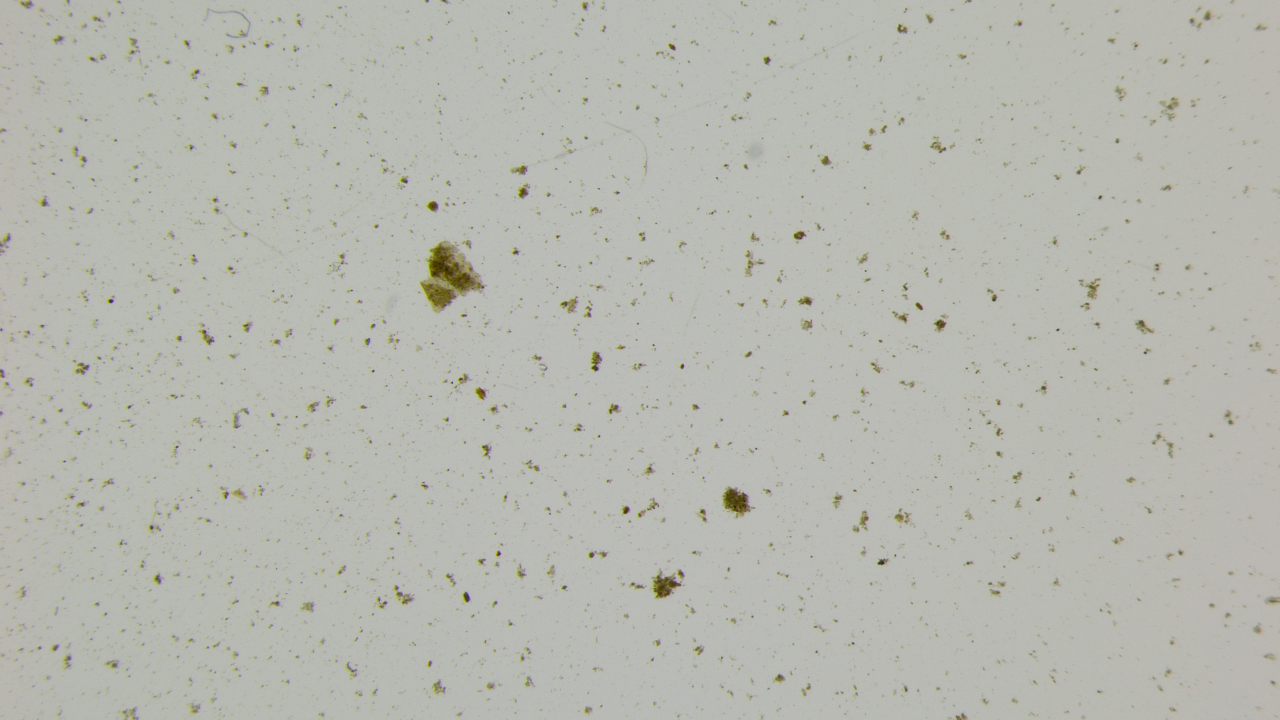
#> input picture data/input/233800-240125051452.jpg, 3840 x 2160 px (shown at 1/3 size); its folder holds only this picture in this run
$ python final.py
#> lines starting #> are read from the running program, lines starting #| are printed output that depends on the picture; after the words box and inside, x2 and y2 are one past the last pixel; in counts of white or black regions, pixels touching at a corner belong together
import cv2
import numpy as np
import matplotlib.pyplot as plt
from mpl_toolkits.axes_grid1.inset_locator import inset_axes
import seaborn as sns
import os
import csv
import scipy.stats as sts


def save_image(image, filename):
    """Save an image to a file."""
    cv2.imwrite(filename, image)

def get_filtered_contours(binary):
    """Get filtered contours based on a binary mask."""
    contours, _ = cv2.findContours(binary, cv2.RETR_EXTERNAL, cv2.CHAIN_APPROX_SIMPLE)
    return [contour for contour in contours if len(contour) >= 5]

def analyze_contours(contours, image, calibration_factor, max_length_mm):
    """Analyze contours, fit ellipses, and filter based on maximum minor axis length."""
    ellipses_image = image.copy()
    grain_lengths = []

    for contour in contours:
        try:
            ellipse = cv2.fitEllipse(contour)
            _, (major_axis, minor_axis), _ = ellipse

            minor_axis_mm = minor_axis * calibration_factor

            if minor_axis_mm <= max_length_mm:
                cv2.ellipse(ellipses_image, ellipse, (255, 0, 0), 2)
                grain_lengths.append(minor_axis_mm)
        except cv2.error:
            pass

    return ellipses_image, grain_lengths

# Ensure output directory exists
output_dir = "data/combo-output/"
os.makedirs(output_dir, exist_ok=True)

# Prepare CSV for results
results_csv_path = os.path.join(output_dir, "results.csv")
with open(results_csv_path, "w", newline="") as csvfile:
    csvwriter = csv.writer(csvfile)
    csvwriter.writerow(["file", "average", "count"])

# Calibration factor and max length in mm
calibration_factor = 0.0039016750486215255
max_length_mm = 0.4

# Store all grain lengths for combined histogram
all_grain_lengths = []

# Process all images in the input directory
input_dir = "data/input/"
for filename in os.listdir(input_dir):
    if filename.startswith("233") and filename.lower().endswith(('.png', '.jpg', '.jpeg', '.bmp', '.tiff')):
        image_path = os.path.join(input_dir, filename)
        image = cv2.imread(image_path)
#> image is the input picture: shape (2160, 3840, 3); mean B, G, R 177.1, 184.8, 183.4

        # Convert to HSV and enhance saturation
        saturation_factor = 1
        hsv_image = cv2.cvtColor(image, cv2.COLOR_BGR2HSV)
#> hsv_image: shape (2160, 3840, 3); mean H, S, V 39, 12.1, 185.4
        hsv_image[:, :, 1] = cv2.multiply(hsv_image[:, :, 1], saturation_factor)
        enhanced_image = cv2.cvtColor(hsv_image, cv2.COLOR_HSV2BGR)

        # Create masks for cyan and red colors
        lower_cyan = (30, 100, 100)
        upper_cyan = (85, 255, 255)
        lower_red = (130, 50, 50)
        upper_red = (200, 255, 255)

        mask_cyan = cv2.inRange(hsv_image, lower_cyan, upper_cyan)
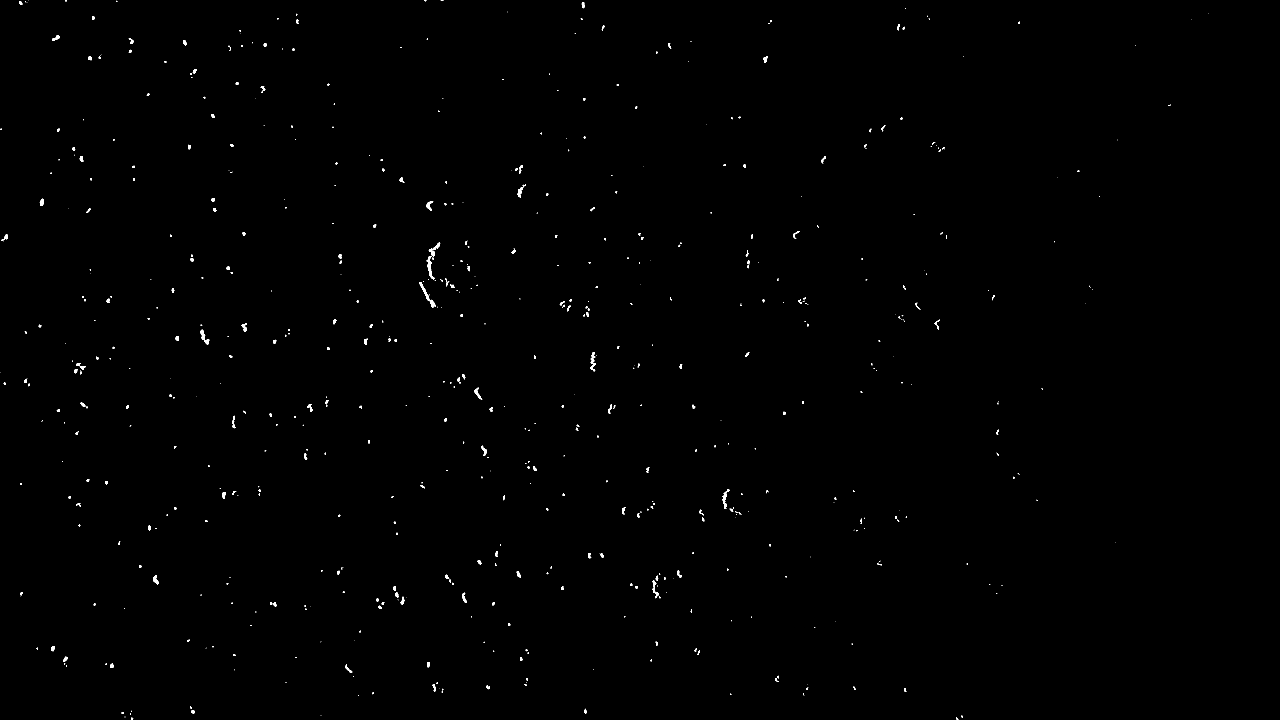
#> mask_cyan: shape (2160, 3840) (shown at 1/3 size); 0.27% white; 634 white regions (335 under 20 px), largest, box (x1, y1, x2, y2) and area: (1280, 746, 1304, 839) 741, (1258, 846, 1308, 922) 630, (601, 989, 628, 1034) 410
        mask_red = cv2.inRange(hsv_image, lower_red, upper_red)
#> mask_red: shape (2160, 3840); 0.1% white; 482 white regions (351 under 20 px), largest, box (x1, y1, x2, y2) and area: (1398, 1778, 1412, 1805) 197, (1304, 606, 1316, 634) 184, (1878, 1519, 1891, 1541) 155
        mask = cv2.bitwise_or(mask_cyan, mask_red)

        # Create color contour image
        color_contour = cv2.bitwise_and(enhanced_image, enhanced_image, mask=mask)
        color_contour[mask == 0] = [0, 0, 0]
        color_contour[mask != 0] = [255, 255, 255]

        # Convert to grayscale and binary
        gray = cv2.cvtColor(image, cv2.COLOR_BGR2GRAY)
        _, binary = cv2.threshold(gray, 128 + 32, 255, cv2.THRESH_BINARY_INV)
#> binary: shape (2160, 3840); 2.4% white; 3382 white regions (2106 under 20 px), largest, box (x1, y1, x2, y2) and area: (1261, 722, 1462, 938) 22977, (2167, 1459, 2266, 1555) 5281, (1954, 1705, 2046, 1797) 4312

        # Save binary image
        base_name, _ = os.path.splitext(filename)
        binary_path = os.path.join(output_dir, f"{base_name}-binary.jpg")
        # save_image(binary, binary_path)

        # Invert the color contour
        inverted_color_contour = cv2.bitwise_not(color_contour)
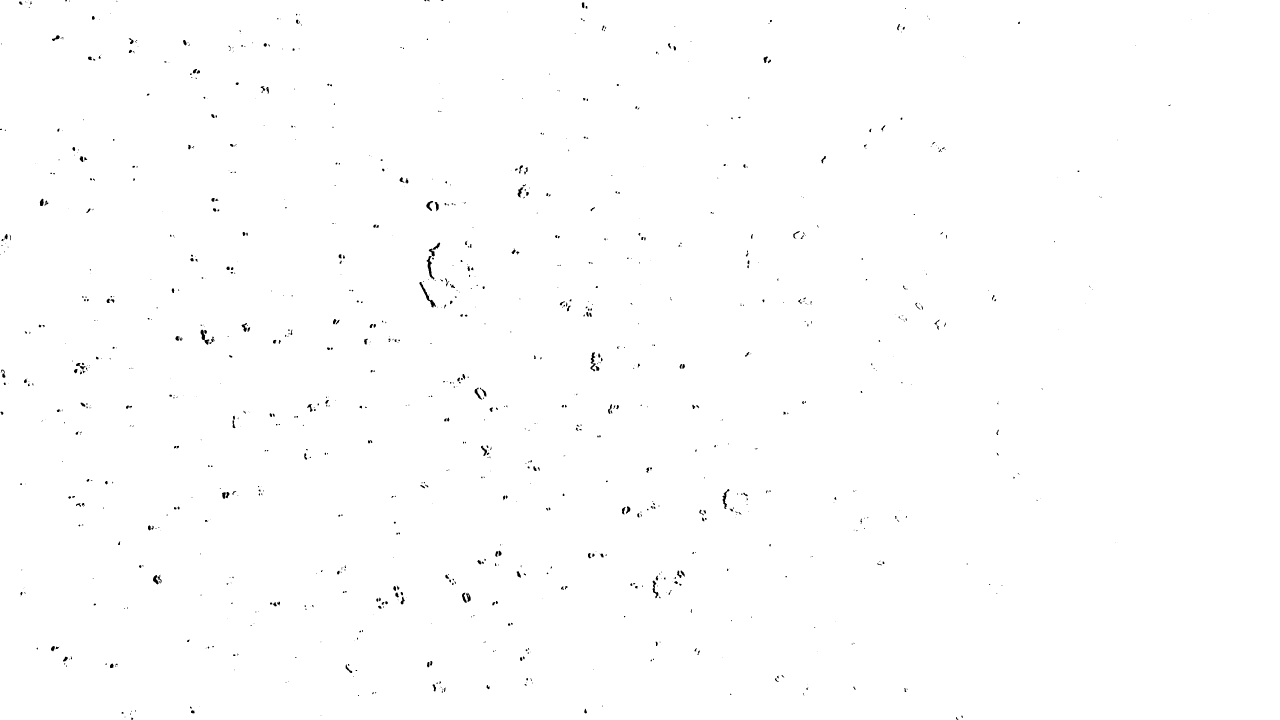
#> inverted_color_contour: shape (2160, 3840, 3) (shown at 1/3 size); 99.6% white; 1116 black regions (686 under 20 px), largest, box (x1, y1, x2, y2) and area: (1280, 746, 1304, 839) 741, (1258, 846, 1308, 922) 630, (601, 989, 628, 1034) 410
        sharpened_binary = cv2.bitwise_and(inverted_color_contour, inverted_color_contour, mask=binary)
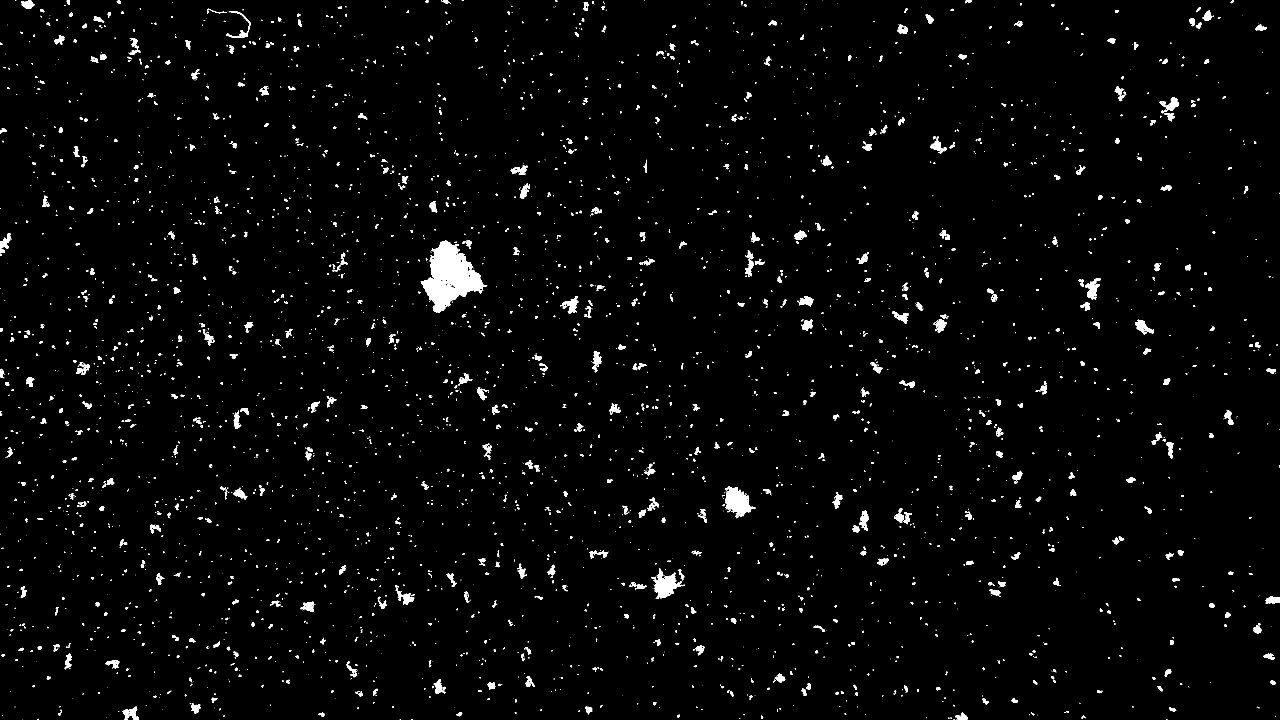
#> sharpened_binary: shape (2160, 3840, 3) (shown at 1/3 size); 2.1% white; 3564 white regions (2275 under 20 px), largest, box (x1, y1, x2, y2) and area: (1262, 722, 1462, 938) 21261, (2175, 1459, 2266, 1555) 4645, (1954, 1705, 2046, 1797) 3757

        # Save contour image
        contour_path = os.path.join(output_dir, f"{base_name}-contour.jpg")
        # save_image(sharpened_binary, contour_path)

        # Convert sharpened_binary to single-channel
        sharpened_binary_gray = cv2.cvtColor(sharpened_binary, cv2.COLOR_BGR2GRAY)
#> sharpened_binary_gray: shape (2160, 3840); 2.1% white; 3564 white regions (2275 under 20 px)

        # Filter contours and analyze them
        filtered_contours = get_filtered_contours(sharpened_binary_gray)
#> in get_filtered_contours, `contours, _ = cv2.findContours(binary, cv2.RETR_EXTERNAL, cv2.CHAIN_AP..`: contours = 3562 contours, 2632 with area under 20; largest, box (x1, y1, x2, y2) and area: (1262, 722, 1462, 938) 21348, (2175, 1459, 2266, 1555) 4506, (1954, 1705, 2046, 1797) 3577, (3256, 835, 3302, 899) 1300, (1680, 889, 1735, 940) 1097
#> filtered_contours = 2228 contours, 1298 with area under 20; largest, box (x1, y1, x2, y2) and area: (1262, 722, 1462, 938) 21348, (2175, 1459, 2266, 1555) 4506, (1954, 1705, 2046, 1797) 3577, (3256, 835, 3302, 899) 1300, (1680, 889, 1735, 940) 1097
        ellipses_image, grain_lengths = analyze_contours(filtered_contours, image, calibration_factor, max_length_mm)
#> the loop in analyze_contours, `for contour in contours:` made 1160 passes
#> (ellipse, major_axis, minor_axis, minor_axis_mm) on passes 1 to 3: (((1235.4, 2158.6), (1.41, 4.56), 51.93), 1.41, 4.56, 0.0178), (((113.3, 2157.6), (2.36, 4.07), 55.75), 2.36, 4.07, 0.0159), (((2852.8, 2153.7), (2.65, 3.51), 128), 2.65, 3.51, 0.0137)
#> after the loop in analyze_contours, `for contour in contours:`:
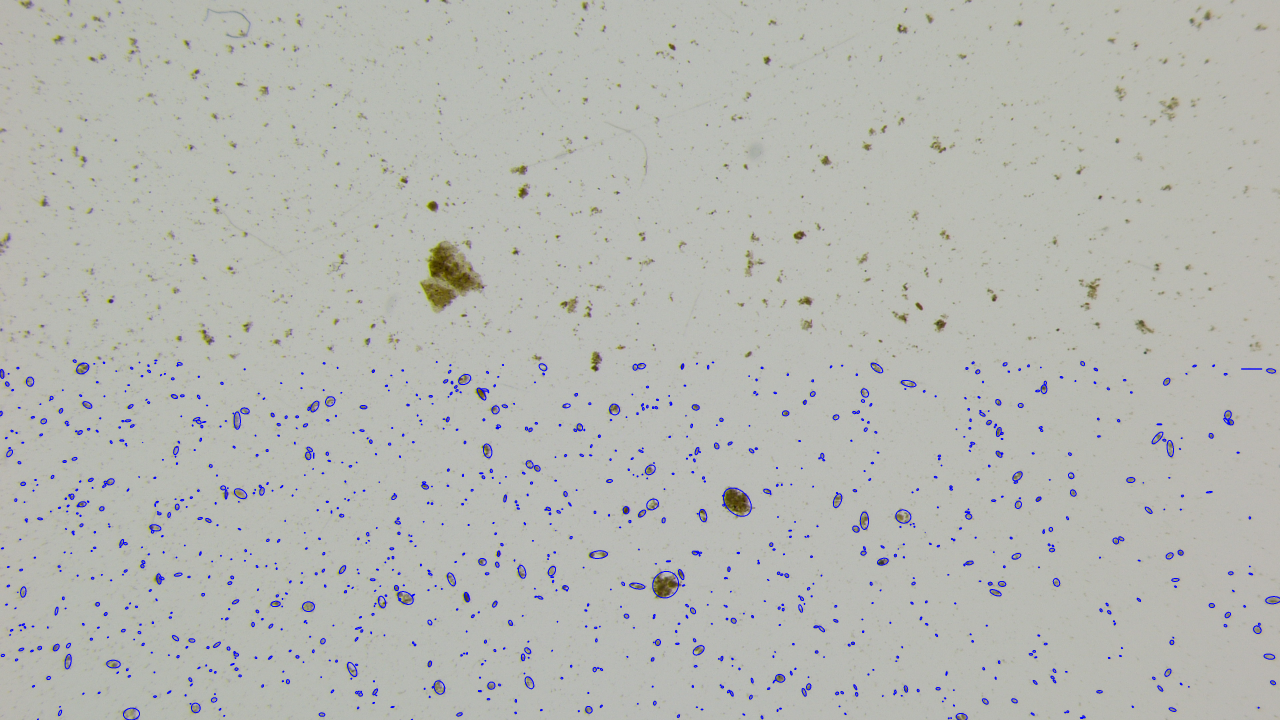
#> ellipses_image: shape (2160, 3840, 3) (shown at 1/3 size); mean B, G, R 178.2, 183.2, 181.8
#> after the loop in analyze_contours, `for contour in contours:`: grain_lengths = 1154 values, max 0.381 at index 729, min 0.000144 at index 867, mean 0.0379
#> (the run stopped early here; a loop or call above may not have finished)

$ run again, on data/input/233801-240125052635.jpg
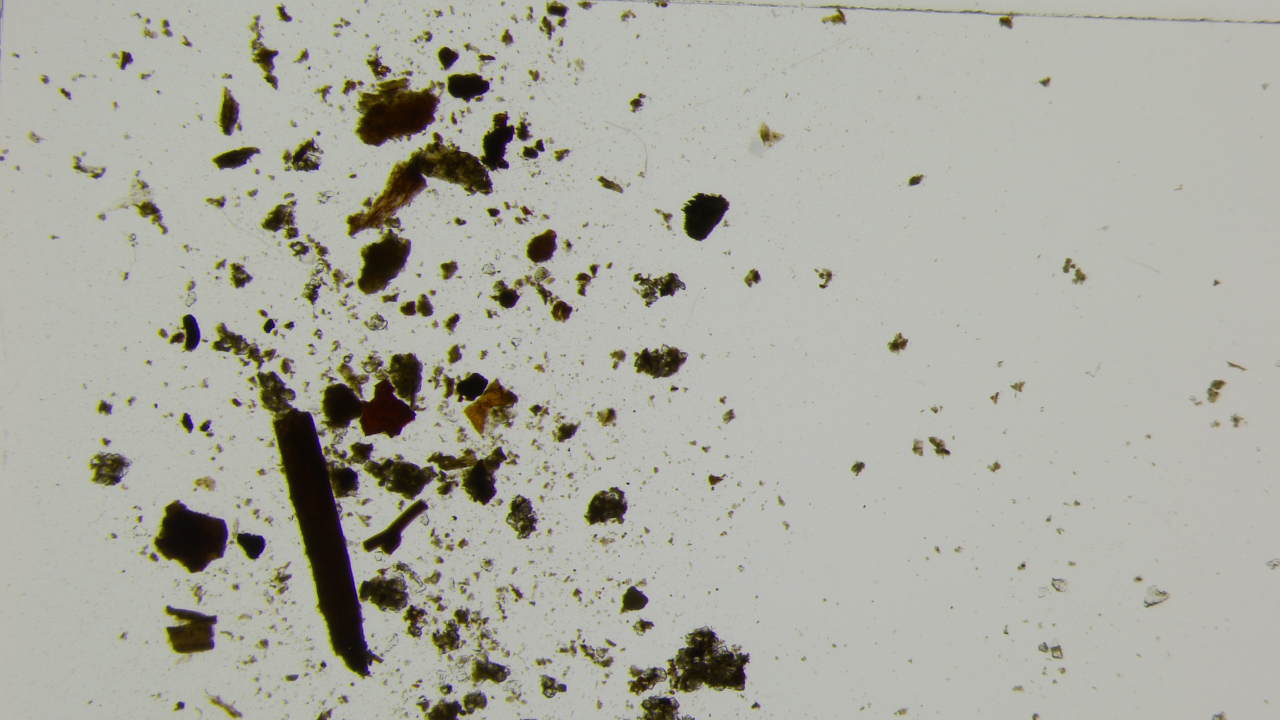
#> input picture data/input/233801-240125052635.jpg, 3840 x 2160 px (shown at 1/3 size)
#> image is the input picture: shape (2160, 3840, 3); mean B, G, R 161.9, 171.5, 171.4
#> hsv_image: shape (2160, 3840, 3); mean H, S, V 39.2, 27.6, 173.6
#> `mask_cyan = cv2.inRange(hsv_image, lower_cyan, upper_cyan)`:
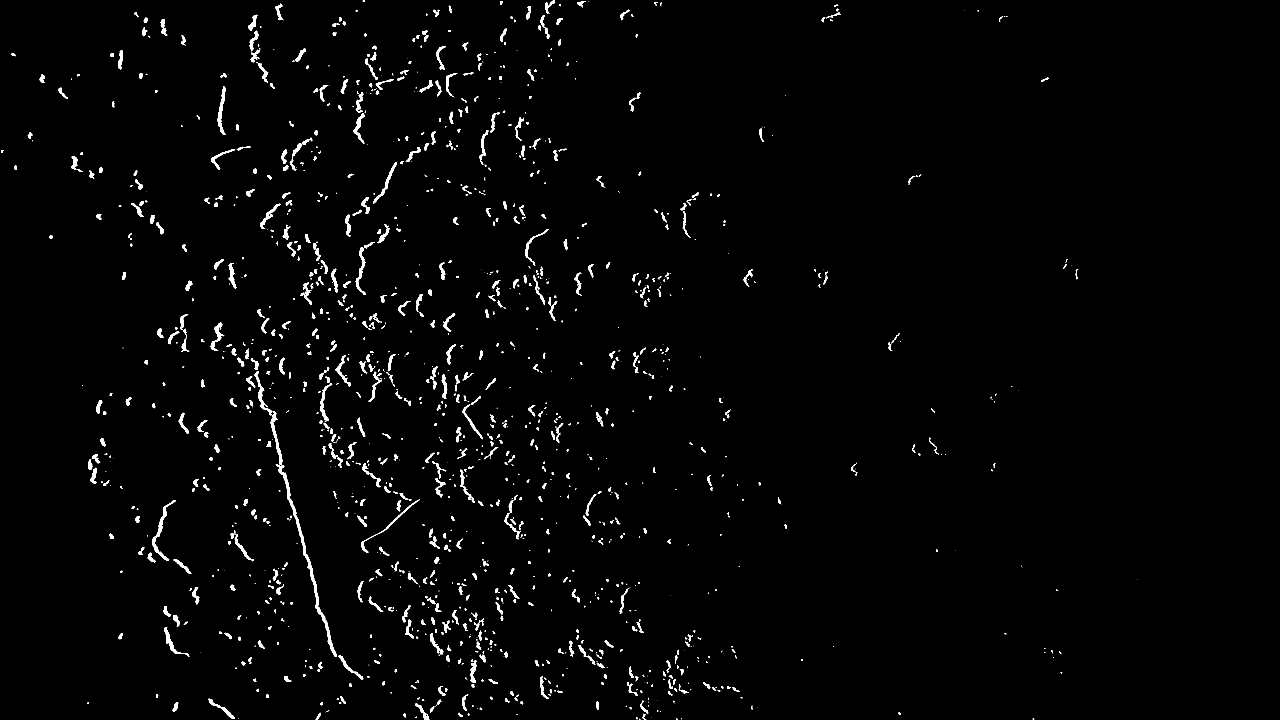
#> mask_cyan: shape (2160, 3840) (shown at 1/3 size); 1.6% white; 1467 white regions (572 under 20 px), largest, box (x1, y1, x2, y2) and area: (827, 1393, 1011, 1970) 4856, (456, 1501, 528, 1683) 1723, (812, 1234, 848, 1395) 1334
#> mask_red: shape (2160, 3840); 1.4% white; 1621 white regions (864 under 20 px), largest, box (x1, y1, x2, y2) and area: (990, 1456, 1098, 1922) 4406, (1231, 1060, 1271, 1226) 1941, (1170, 1497, 1287, 1666) 1935
#> mask: shape (2160, 3840); 3% white; 3088 white regions (1436 under 20 px), largest, box (x1, y1, x2, y2) and area: (827, 1393, 1011, 1970) 4856, (990, 1456, 1098, 1922) 4406, (1231, 1060, 1271, 1226) 1941
#> binary: shape (2160, 3840); 12.7% white; 2741 white regions (1653 under 20 px), largest, box (x1, y1, x2, y2) and area: (742, 1049, 1560, 2039) 250388, (995, 333, 1601, 890) 88279, (1060, 133, 1336, 441) 43305
#> sharpened_binary: shape (2160, 3840, 3); 10.2% white; 3960 white regions (2692 under 20 px), largest, box (x1, y1, x2, y2) and area: (771, 1049, 1385, 2039) 174735, (1043, 333, 1541, 890) 69944, (1882, 1877, 2250, 2088) 36118
#> sharpened_binary_gray: shape (2160, 3840); 10.2% white; 3960 white regions (2692 under 20 px)
#> contours = 3935 contours, 2937 with area under 20; largest, box (x1, y1, x2, y2) and area: (771, 1049, 1385, 2039) 178863, (1043, 333, 1541, 890) 68668, (1882, 1877, 2250, 2088) 37624, (1070, 211, 1335, 441) 33510, (464, 1498, 675, 1721) 28470
#> filtered_contours = 2110 contours, 1112 with area under 20; largest, box (x1, y1, x2, y2) and area: (771, 1049, 1385, 2039) 178863, (1043, 333, 1541, 890) 68668, (1882, 1877, 2250, 2088) 37624, (1070, 211, 1335, 441) 33510, (464, 1498, 675, 1721) 28470
#> the loop in analyze_contours, `for contour in contours:` made 1288 passes
#> (ellipse, major_axis, minor_axis, minor_axis_mm) on passes 1 to 3: (((1675, 2158), (1.63, 2.83), 135), 1.63, 2.83, 0.011), (((1030.6, 2159.1), (6.84, 7.5), 138.4), 6.84, 7.5, 0.0293), (((1878.4, 2158.9), (6.96, 25.13), 82.65), 6.96, 25.13, 0.0981)
#> after the loop in analyze_contours, `for contour in contours:`:
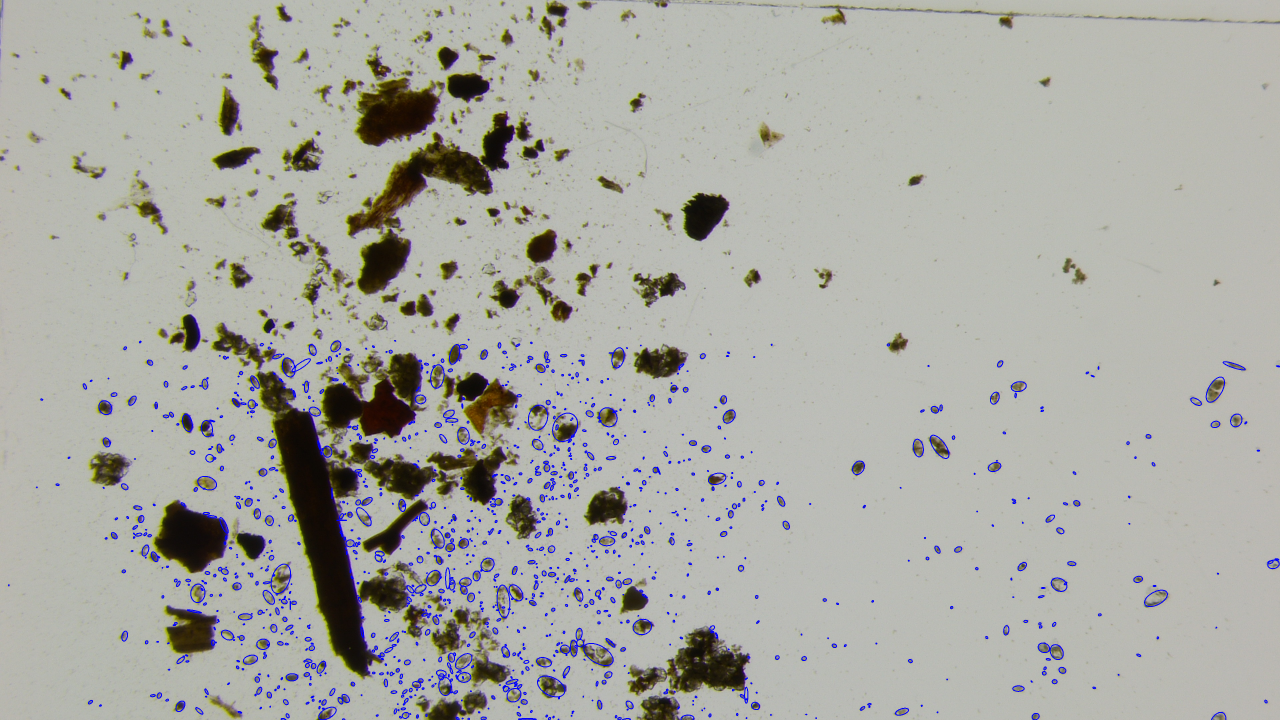
#> ellipses_image: shape (2160, 3840, 3) (shown at 1/3 size); mean B, G, R 163.5, 169.4, 169.3
#> after the loop in analyze_contours, `for contour in contours:`: grain_lengths = 1255 values, max 0.385 at index 461, min 8.95e-06 at index 937, mean 0.0488
